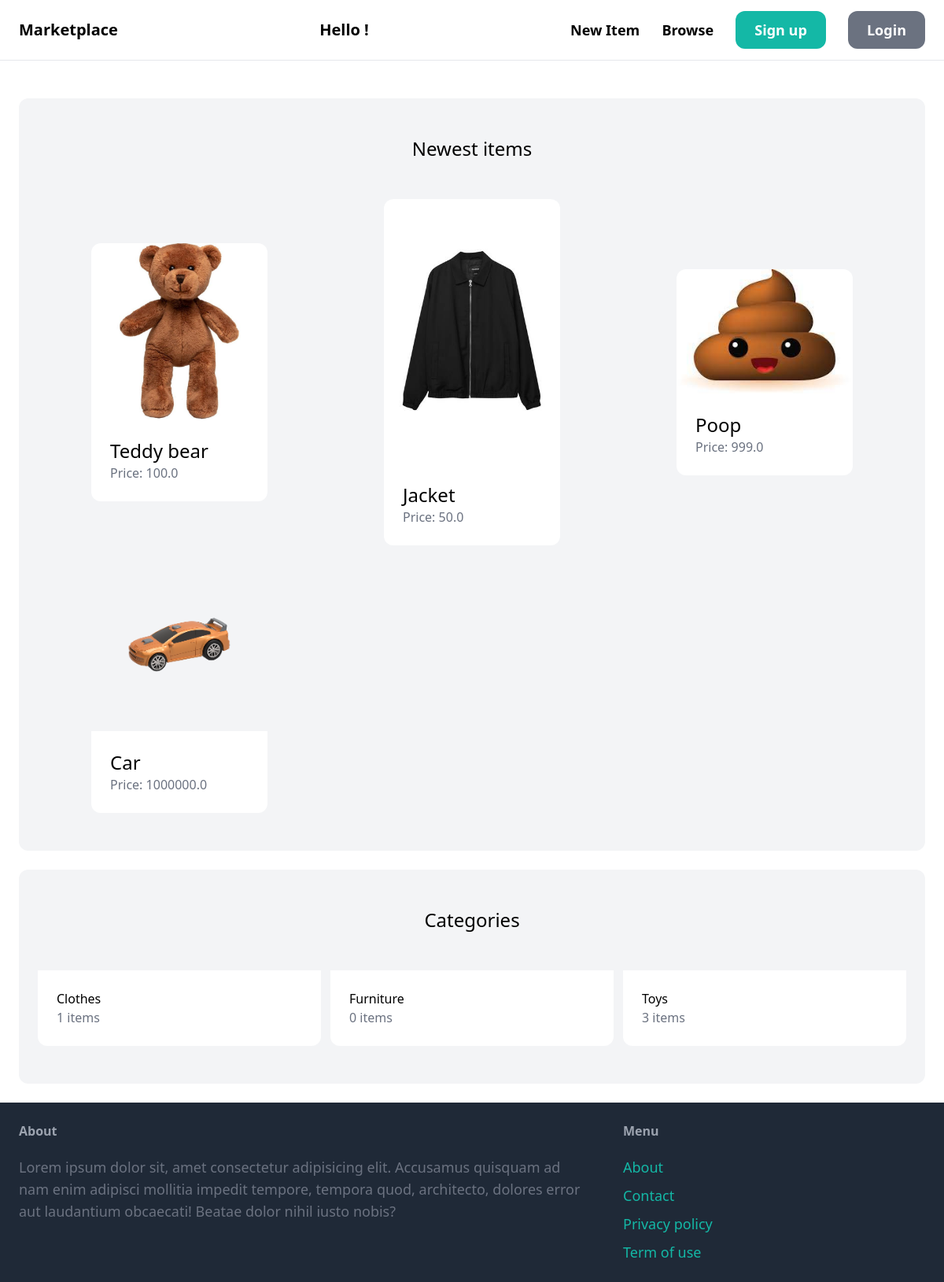
Before: / with the older database file.
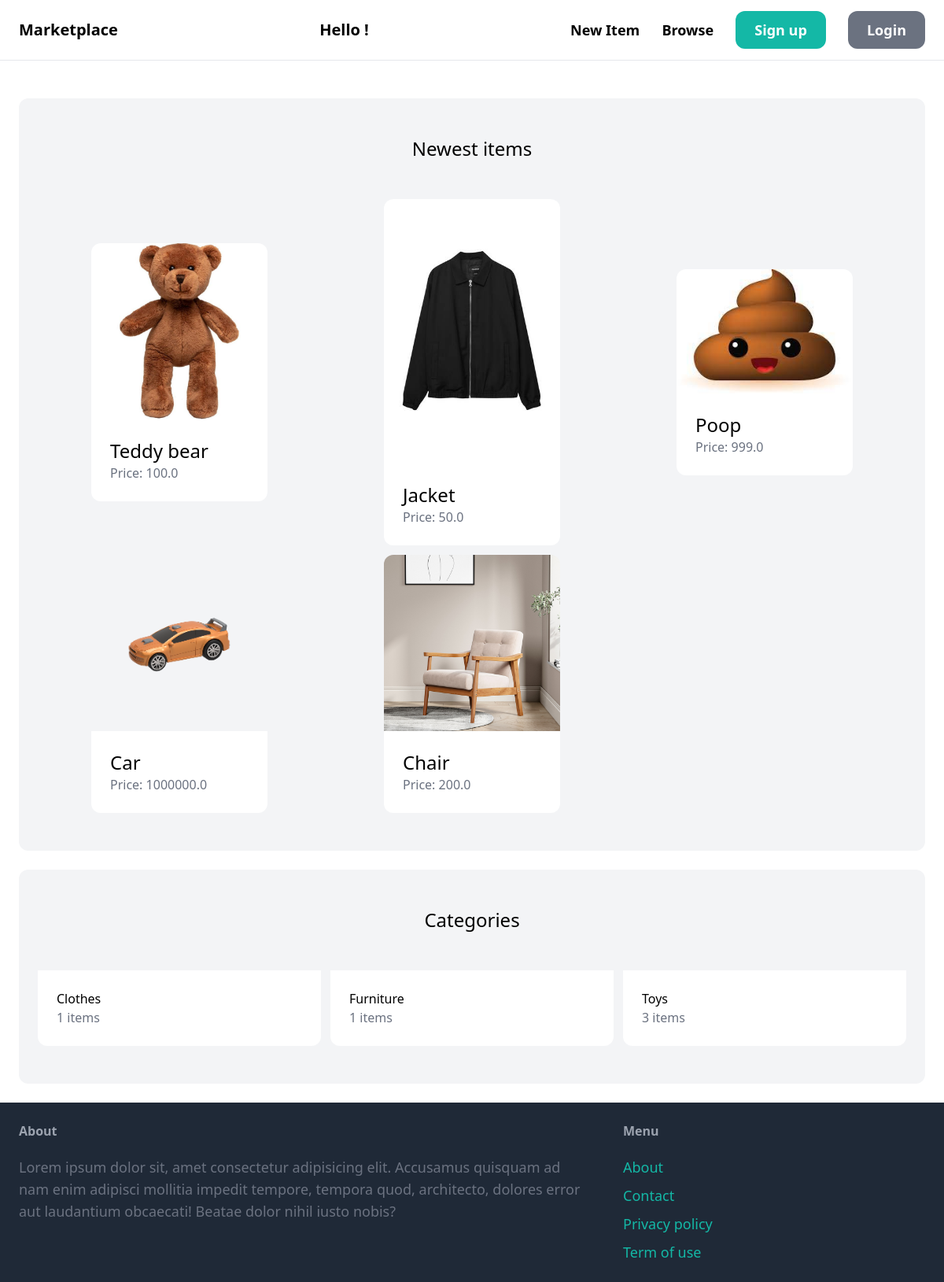
After: the same page with the newer database file.
### item/models.py (models this page shows, shortened)
class Item(models.Model):
    category = models.ForeignKey(Category, related_name='items', on_delete=models.CASCADE)
    name = models.CharField(max_length=255)
    description = models.TextField(blank=True, null=True)
    price = models.FloatField()
    is_sold = models.BooleanField(default=False)
    created_by = models.ForeignKey(User, related_name='items', on_delete=models.CASCADE)
    created_at = models.DateTimeField(auto_now_add=True)
    image = models.ImageField(upload_to='item_images', blank=True, null=True)

class Category(models.Model):
    name = models.CharField(max_length=255)
    class Meta:
        ordering = ("name",)
        verbose_name_plural = "Categories"

### core/views.py (the view)
# urls.py: path('', views.index, name='index'),
def index(request):
    items = Item.objects.filter(is_sold = False)[0:6]
    categories = Category.objects.all()
    return render(request, 'core/index.html', {
        'categories': categories,
        'items': items,
    })

### core/templates/core/index.html (shortened to what this page needs)
{% extends 'core/base.html' %}
{% block content %}
<div class="mt-6 px-6 py-12 bg-gray-100 rounded-xl">
    <h2 class="mb-12 text-2xl text-center">Newest items</h2>
    <div class="grid grid-cols-3 gap-3 justify-evenly">
        {% for item in items %}
        <div class="m-auto">
            <a href="{% url 'item:detail' item.id %}">
                <div class="w-56">
                    <img src="{{ item.image.url }}" class="rounded-t-xl">
                </div>
                <div class="p-6 bg-white rounded-b-xl w-56">
                    <h2 class="text-2xl">{{ item.name }}</h2>
                    <p class="text-gray-500">Price: {{ item.price }}</p>
                </div>
            </a>
        </div>
        {%endfor%}
    </div>
</div>
<div class="mt-6 px-6 py-12 bg-gray-100 rounded-xl">
    <h2 class="mb-12 text-2xl text-center">Categories</h2>
    <div class="grid grid-cols-3 gap-3">
        {% for category in categories%}
        <div>
            <a href="#">
                <div class="p-6 bg-white rounded-b-xl">
                    <h2 class="text-2xl>">{{ category.name }}</h2>
                    <p class="text-gray-500"> {{ category.items.count }} items</p>
                </div>
            </a>
        </div>
        {%endfor%}
    </div>
</div>
{% endblock %}

### core/templates/core/base.html (shortened to what this page needs)
<!DOCTYPE html>
<html lang="en">
<head>
    <script src="https://cdn.tailwindcss.com"></script>
</head>
<body>
    <nav class="py-6 px-6 flex justify-between items-center border-b border-gray-200">
        <a href="/" class="text-xl font-semibold">Marketplace</a>
        <p class="text-xl font-bold">Hello {{user.username}}!</p>
        <div class="space-x-6">
            <a href="{% url 'item:new'%}" class="text-lg font-semibold hover:text-gray-500">New Item</a>
            <a href="{% url 'item:items' %}" class="text-lg font-semibold hover:text-gray-500">Browse</a>
            {% if request.user.is_authenticated %}
            <a href="{% url 'conversation:inbox' %}" class="px-6 py-3 text-lg font-semibold bg-teal-500 text-white rounded-xl hover:text-teal-700">Inbox</a>
            <a href="{% url 'dashboard:index' %}" class="px-6 py-3 text-lg font-semibold bg-gray-500 text-white rounded-xl hover:text-gray-700">Dashboard</a>
            <a href="{% url 'core:logout' %}" class="px-6 py-3 text-lg font-semibold bg-red-500 text-white rounded-xl hover:text-gray-700">Logout</a>
            {% else %}
            <a href="{% url 'core:signup' %}" class="px-6 py-3 text-lg font-semibold bg-teal-500 text-white rounded-xl hover:text-teal-700">Sign up</a>
            <a href="{% url 'core:login' %}" class="px-6 py-3 text-lg font-semibold bg-gray-500 text-white rounded-xl hover:text-gray-700">Login</a>
            {% endif %}
        </div>
    </nav>
    <div class="px-6 py-6">
        {% block content %}
        {% endblock %}
    </div>
    <footer class="py-6 px-6 flex justify-between bg-gray-800">
        <div class="w-2/3 pr-10">
            <h3 class="mb-5 font-semibold text-gray-400">About</h3>
            <p class="text-lg text-gray-500">Lorem ipsum dolor sit, amet consectetur adipisicing elit. Accusamus quisquam ad nam enim adipisci mollitia impedit tempore, tempora quod, architecto, dolores error aut laudantium obcaecati! Beatae dolor nihil iusto nobis?</p>
        </div>
        <div class="w-1/3">
            <h3 class="mb-5 font-semibold text-gray-400">Menu</h3>
            <ul class="space-y-2">
                <li><a href="#" class="text-lg text-teal-500 hover:text-teal-700">About</a></li>
                <li><a href="{% url 'core:contact' %}" class="text-lg text-teal-500 hover:text-teal-700">Contact</a></li>
                <li><a href="#" class="text-lg text-teal-500 hover:text-teal-700">Privacy policy</a></li>
                <li><a href="#" class="text-lg text-teal-500 hover:text-teal-700">Term of use</a></li>
            </ul>
        </div>
    </footer>
</body>
</html>

Changed rows visible on the page:
added Item: image (picture), name "Chair", price "200.0"
computed for Category "Furniture": items.count "0" → "1"
